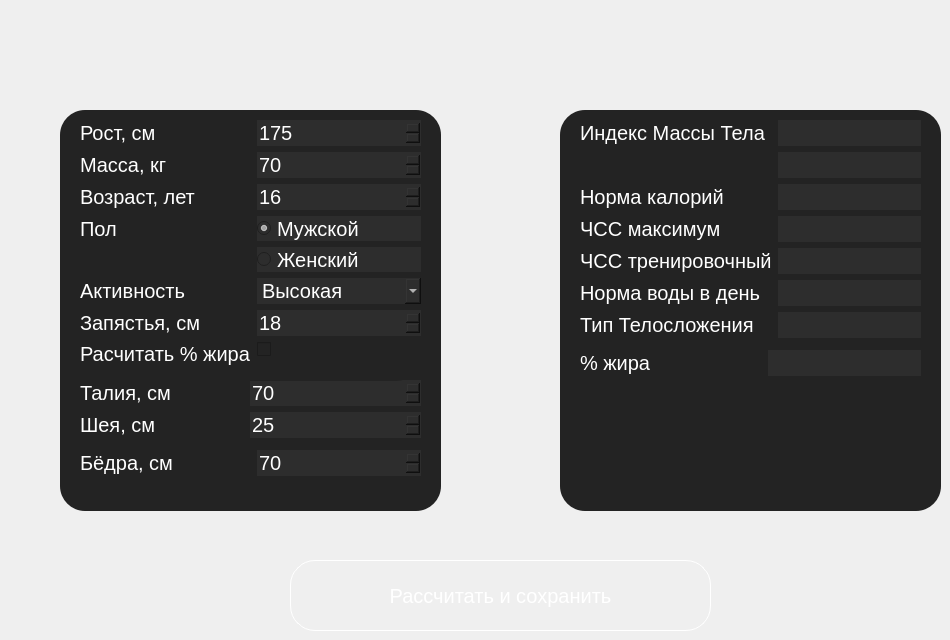
            <widget class="QWidget" name="page_2">
             <widget class="QGroupBox" name="groupBox_5">
              <property name="geometry">
               <rect>
                <x>560</x>
                <y>110</y>
                <width>381</width>
                <height>401</height>
               </rect>
              </property>
              <property name="styleSheet">
               <string notr="true">color:#fff;
border-radius:25px;
font-size:20px;
background-color: rgb(35, 35, 35);</string>
              </property>
              <property name="title">
               <string/>
              </property>
              <widget class="QWidget" name="formLayoutWidget_4">
               <property name="geometry">
                <rect>
                 <x>20</x>
                 <y>10</y>
                 <width>341</width>
                 <height>222</height>
                </rect>
               </property>
               <layout class="QFormLayout" name="formLayout_4">
                <item row="0" column="0">
                 <widget class="QLabel" name="label_IMT">
                  <property name="styleSheet">
                   <string notr="true">border:none</string>
                  </property>
                  <property name="text">
                   <string>Индекс Массы Тела</string>
                  </property>
                 </widget>
                </item>
                <item row="0" column="1">
                 <widget class="QLineEdit" name="lineEdit_IMT_value">
                  <property name="styleSheet">
                   <string notr="true">background-color: rgb(45, 45, 45);
border:none</string>
                  </property>
                  <property name="readOnly">
                   <bool>true</bool>
                  </property>
                 </widget>
                </item>
                <item row="2" column="0">
                 <widget class="QLabel" name="label_metabolism">
                  <property name="styleSheet">
                   <string notr="true">border:none</string>
                  </property>
                  <property name="text">
                   <string>Норма калорий</string>
                  </property>
                 </widget>
                </item>
                <item row="2" column="1">
                 <widget class="QLineEdit" name="lineEdit_metabolism">
                  <property name="styleSheet">
                   <string notr="true">background-color: rgb(45, 45, 45);
border:none;</string>
                  </property>
                  <property name="readOnly">
                   <bool>true</bool>
                  </property>
                 </widget>
                </item>
                <item row="3" column="0">
                 <widget class="QLabel" name="label_hr_max">
                  <property name="styleSheet">
                   <string notr="true">border:none</string>
                  </property>
                  <property name="text">
                   <string>ЧСС максимум</string>
                  </property>
                 </widget>
                </item>
                <item row="3" column="1">
                 <widget class="QLineEdit" name="lineEdit_hr_max">
                  <property name="styleSheet">
                   <string notr="true">background-color: rgb(45, 45, 45);
border:none</string>
                  </property>
                  <property name="text">
                   <string/>
                  </property>
                  <property name="readOnly">
                   <bool>true</bool>
                  </property>
                 </widget>
                </item>
                <item row="4" column="0">
                 <widget class="QLabel" name="label_hr_train">
                  <property name="styleSheet">
                   <string notr="true">border:none</string>
                  </property>
                  <property name="text">
                   <string>ЧСС тренировочный</string>
                  </property>
                 </widget>
                </item>
                <item row="4" column="1">
                 <widget class="QLineEdit" name="lineEdit_hr_train">
                  <property name="styleSheet">
                   <string notr="true">background-color: rgb(45, 45, 45);
border:none</string>
                  </property>
                  <property name="readOnly">
                   <bool>true</bool>
                  </property>
                 </widget>
                </item>
                <item row="5" column="0">
                 <widget class="QLabel" name="label_water">
                  <property name="styleSheet">
                   <string notr="true">border:none</string>
                  </property>
                  <property name="text">
                   <string>Норма воды в день</string>
                  </property>
                 </widget>
                </item>
                <item row="5" column="1">
                 <widget class="QLineEdit" name="lineEdit_water">
                  <property name="styleSheet">
                   <string notr="true">background-color: rgb(45, 45, 45);
border:none</string>
                  </property>
                  <property name="readOnly">
                   <bool>true</bool>
                  </property>
                 </widget>
                </item>
                <item row="1" column="1">
                 <widget class="QLineEdit" name="lineEdit_IMT_status">
                  <property name="styleSheet">
                   <string notr="true">background-color: rgb(45, 45, 45);
border:none</string>
                  </property>
                  <property name="readOnly">
                   <bool>true</bool>
                  </property>
                 </widget>
                </item>
                <item row="6" column="0">
                 <widget class="QLabel" name="label_type">
                  <property name="text">
                   <string>Тип Телосложения</string>
                  </property>
                 </widget>
                </item>
                <item row="6" column="1">
                 <widget class="QLineEdit" name="lineEdit_type">
                  <property name="styleSheet">
                   <string notr="true">background-color: rgb(45, 45, 45);
border:none</string>
                  </property>
                  <property name="readOnly">
                   <bool>true</bool>
                  </property>
                 </widget>
                </item>
               </layout>
              </widget>
              <widget class="QGroupBox" name="groupBox_4">
               <property name="geometry">
                <rect>
                 <x>0</x>
                 <y>240</y>
                 <width>381</width>
                 <height>31</height>
                </rect>
               </property>
               <property name="styleSheet">
                <string notr="true">border:none</string>
               </property>
               <property name="title">
                <string/>
               </property>
               <widget class="QWidget" name="formLayoutWidget_5">
                <property name="geometry">
                 <rect>
                  <x>20</x>
                  <y>0</y>
                  <width>341</width>
                  <height>31</height>
                 </rect>
                </property>
                <layout class="QFormLayout" name="formLayout_5">
                 <item row="0" column="0">
                  <widget class="QLabel" name="label_fat_percent">
                   <property name="text">
                    <string>% жира                    </string>
                   </property>
                  </widget>
                 </item>
                 <item row="0" column="1">
                  <widget class="QLineEdit" name="lineEdit_percent">
                   <property name="enabled">
                    <bool>true</bool>
                   </property>
                   <property name="styleSheet">
                    <string notr="true">background-color: rgb(45, 45, 45);</string>
                   </property>
                   <property name="text">
                    <string/>
                   </property>
                   <property name="readOnly">
                    <bool>true</bool>
                   </property>
                  </widget>
                 </item>
                </layout>
               </widget>
              </widget>
             </widget>
             <widget class="QLabel" name="label_img_calculator">
              <property name="geometry">
               <rect>
                <x>450</x>
                <y>0</y>
                <width>111</width>
                <height>101</height>
               </rect>
              </property>
              <property name="text">
               <string/>
              </property>
              <property name="pixmap">
               <pixmap>img/icons/calculator3.ico</pixmap>
              </property>
             </widget>
             <widget class="QGroupBox" name="groupBox_3">
              <property name="geometry">
               <rect>
                <x>60</x>
                <y>110</y>
                <width>381</width>
                <height>401</height>
               </rect>
              </property>
              <property name="styleSheet">
               <string notr="true">border-radius:25px;
font-size:20px;
background-color: rgb(35, 35, 35);
color:#fff;</string>
              </property>
              <property name="title">
               <string/>
              </property>
              <widget class="QGroupBox" name="groupBox">
               <property name="enabled">
                <bool>true</bool>
               </property>
               <property name="geometry">
                <rect>
                 <x>0</x>
                 <y>260</y>
                 <width>381</width>
                 <height>71</height>
                </rect>
               </property>
               <property name="styleSheet">
                <string notr="true">border:none;</string>
               </property>
               <property name="title">
                <string/>
               </property>
               <widget class="QWidget" name="formLayoutWidget_2">
                <property name="geometry">
                 <rect>
                  <x>20</x>
                  <y>10</y>
                  <width>341</width>
                  <height>120</height>
                 </rect>
                </property>
                <layout class="QFormLayout" name="formLayout_2">
                 <item row="0" column="0">
                  <widget class="QLabel" name="label_waist">
                   <property name="text">
                    <string>Талия, см             </string>
                   </property>
                  </widget>
                 </item>
                 <item row="0" column="1">
                  <widget class="QSpinBox" name="spinBox_waist">
                   <property name="enabled">
                    <bool>true</bool>
                   </property>
                   <property name="styleSheet">
                    <string notr="true">background-color: rgb(45, 45, 45);</string>
                   </property>
                   <property name="minimum">
                    <number>38</number>
                   </property>
                   <property name="maximum">
                    <number>170</number>
                   </property>
                   <property name="value">
                    <number>70</number>
                   </property>
                  </widget>
                 </item>
                 <item row="1" column="0">
                  <widget class="QLabel" name="label_neck">
                   <property name="text">
                    <string>Шея, см                </string>
                   </property>
                  </widget>
                 </item>
                 <item row="1" column="1">
                  <widget class="QSpinBox" name="spinBox_neck">
                   <property name="styleSheet">
                    <string notr="true">background-color: rgb(45, 45, 45);</string>
                   </property>
                   <property name="minimum">
                    <number>10</number>
                   </property>
                   <property name="maximum">
                    <number>50</number>
                   </property>
                   <property name="value">
                    <number>25</number>
                   </property>
                  </widget>
                 </item>
                </layout>
               </widget>
              </widget>
              <widget class="QGroupBox" name="groupBox_2">
               <property name="geometry">
                <rect>
                 <x>0</x>
                 <y>340</y>
                 <width>381</width>
                 <height>31</height>
                </rect>
               </property>
               <property name="styleSheet">
                <string notr="true">border:none;</string>
               </property>
               <property name="title">
                <string/>
               </property>
               <widget class="QWidget" name="formLayoutWidget_3">
                <property name="geometry">
                 <rect>
                  <x>20</x>
                  <y>0</y>
                  <width>341</width>
                  <height>31</height>
                 </rect>
                </property>
                <layout class="QFormLayout" name="formLayout_3">
                 <item row="0" column="0">
                  <widget class="QLabel" name="label_hip">
                   <property name="text">
                    <string>Бёдра, см              </string>
                   </property>
                  </widget>
                 </item>
                 <item row="0" column="1">
                  <widget class="QSpinBox" name="spinBox_hip">
                   <property name="styleSheet">
                    <string notr="true">background-color: rgb(45, 45, 45);</string>
                   </property>
                   <property name="minimum">
                    <number>40</number>
                   </property>
                   <property name="maximum">
                    <number>170</number>
                   </property>
                   <property name="value">
                    <number>70</number>
                   </property>
                  </widget>
                 </item>
                </layout>
               </widget>
              </widget>
              <widget class="QWidget" name="formLayoutWidget">
               <property name="geometry">
                <rect>
                 <x>20</x>
                 <y>10</y>
                 <width>341</width>
                 <height>261</height>
                </rect>
               </property>
               <layout class="QFormLayout" name="formLayout">
                <item row="0" column="0">
                 <widget class="QLabel" name="label_height">
                  <property name="styleSheet">
                   <string notr="true">border:none</string>
                  </property>
                  <property name="text">
                   <string>Рост, см</string>
                  </property>
                 </widget>
                </item>
                <item row="0" column="1">
                 <widget class="QSpinBox" name="spinBox_height">
                  <property name="styleSheet">
                   <string notr="true">border:none;
background-color: rgb(45, 45, 45);</string>
                  </property>
                  <property name="minimum">
                   <number>54</number>
                  </property>
                  <property name="maximum">
                   <number>272</number>
                  </property>
                  <property name="value">
                   <number>175</number>
                  </property>
                 </widget>
                </item>
                <item row="1" column="0">
                 <widget class="QLabel" name="label_weight">
                  <property name="styleSheet">
                   <string notr="true">border:none</string>
                  </property>
                  <property name="text">
                   <string>Масса, кг</string>
                  </property>
                 </widget>
                </item>
                <item row="1" column="1">
                 <widget class="QSpinBox" name="spinBox_weight">
                  <property name="styleSheet">
                   <string notr="true">border:none;
background-color: rgb(45, 45, 45);</string>
                  </property>
                  <property name="minimum">
                   <number>17</number>
                  </property>
                  <property name="maximum">
                   <number>635</number>
                  </property>
                  <property name="value">
                   <number>70</number>
                  </property>
                 </widget>
                </item>
                <item row="2" column="0">
                 <widget class="QLabel" name="label_age">
                  <property name="styleSheet">
                   <string notr="true">border:none</string>
                  </property>
                  <property name="text">
                   <string>Возраст, лет</string>
                  </property>
                 </widget>
                </item>
                <item row="2" column="1">
                 <widget class="QSpinBox" name="spinBox_age">
                  <property name="styleSheet">
                   <string notr="true">border:none;
background-color: rgb(45, 45, 45);</string>
                  </property>
                  <property name="minimum">
                   <number>14</number>
                  </property>
                  <property name="maximum">
                   <number>120</number>
                  </property>
                  <property name="value">
                   <number>16</number>
                  </property>
                 </widget>
                </item>
                <item row="3" column="0">
                 <widget class="QLabel" name="label_gender">
                  <property name="styleSheet">
                   <string notr="true">border:none</string>
                  </property>
                  <property name="text">
                   <string>Пол</string>
                  </property>
                 </widget>
                </item>
                <item row="3" column="1">
                 <widget class="QRadioButton" name="radioButton_male">
                  <property name="styleSheet">
                   <string notr="true">border:none;
background-color: rgb(45, 45, 45);</string>
                  </property>
                  <property name="text">
                   <string>Мужской</string>
                  </property>
                  <property name="checked">
                   <bool>true</bool>
                  </property>
                 </widget>
                </item>
                <item row="4" column="1">
                 <widget class="QRadioButton" name="radioButton_female">
                  <property name="styleSheet">
                   <string notr="true">border:none;
background-color: rgb(45, 45, 45);</string>
                  </property>
                  <property name="text">
                   <string>Женский</string>
                  </property>
                 </widget>
                </item>
                <item row="5" column="0">
                 <widget class="QLabel" name="label_activity">
                  <property name="styleSheet">
                   <string notr="true">border:none</string>
                  </property>
                  <property name="text">
                   <string>Активность</string>
                  </property>
                 </widget>
                </item>
                <item row="5" column="1">
                 <widget class="QComboBox" name="comboBox_activity">
                  <property name="styleSheet">
                   <string notr="true">border:none;
background-color: rgb(45, 45, 45);</string>
                  </property>
                  <property name="currentIndex">
                   <number>3</number>
                  </property>
                  <item>
                   <property name="text">
                    <string extracomment="1">Очень низкая</string>
                   </property>
                  </item>
                  <item>
                   <property name="text">
                    <string>Низкая</string>
                   </property>
                  </item>
                  <item>
                   <property name="text">
                    <string>Средняя</string>
                   </property>
                  </item>
                  <item>
                   <property name="text">
                    <string>Высокая</string>
                   </property>
                  </item>
                  <item>
                   <property name="text">
                    <string>Очень высокая</string>
                   </property>
                  </item>
                 </widget>
                </item>
                <item row="7" column="0">
                 <widget class="QLabel" name="label_check_fat">
                  <property name="styleSheet">
                   <string notr="true">border:none</string>
                  </property>
                  <property name="text">
                   <string>Расчитать % жира</string>
                  </property>
                 </widget>
                </item>
                <item row="7" column="1">
                 <widget class="QCheckBox" name="checkBox_fat">
                  <property name="text">
                   <string/>
                  </property>
                  <property name="checked">
                   <bool>false</bool>
                  </property>
                 </widget>
                </item>
                <item row="6" column="0">
                 <widget class="QLabel" name="label_wrist">
                  <property name="text">
                   <string>Запястья, см</string>
                  </property>
                 </widget>
                </item>
                <item row="6" column="1">
                 <widget class="QSpinBox" name="spinBox_wrist">
                  <property name="styleSheet">
                   <string notr="true">border:none;
background-color: rgb(45, 45, 45);</string>
                  </property>
                  <property name="minimum">
                   <number>10</number>
                  </property>
                  <property name="maximum">
                   <number>50</number>
                  </property>
                  <property name="value">
                   <number>18</number>
                  </property>
                 </widget>
                </item>
               </layout>
              </widget>
             </widget>
             <widget class="QPushButton" name="pushButton_calculate">
              <property name="geometry">
               <rect>
                <x>290</x>
                <y>560</y>
                <width>421</width>
                <height>71</height>
               </rect>
              </property>
              <property name="styleSheet">
               <string notr="true">
QPushButton {
border:1px solid #fff;
border-radius:25px;
font-size:20px;
color:#fff;
}
QPushButton:hover {
	background-color: rgb(85, 170, 255);
}</string>
              </property>
              <property name="text">
               <string>Рассчитать и сохранить</string>
              </property>
             </widget>
             <widget class="QLabel" name="label_img_arrow">
              <property name="geometry">
               <rect>
                <x>450</x>
                <y>230</y>
                <width>111</width>
                <height>141</height>
               </rect>
              </property>
              <property name="text">
               <string/>
              </property>
              <property name="pixmap">
               <pixmap>img/right-arrow - Copy.png</pixmap>
              </property>
             </widget>
            </widget>
